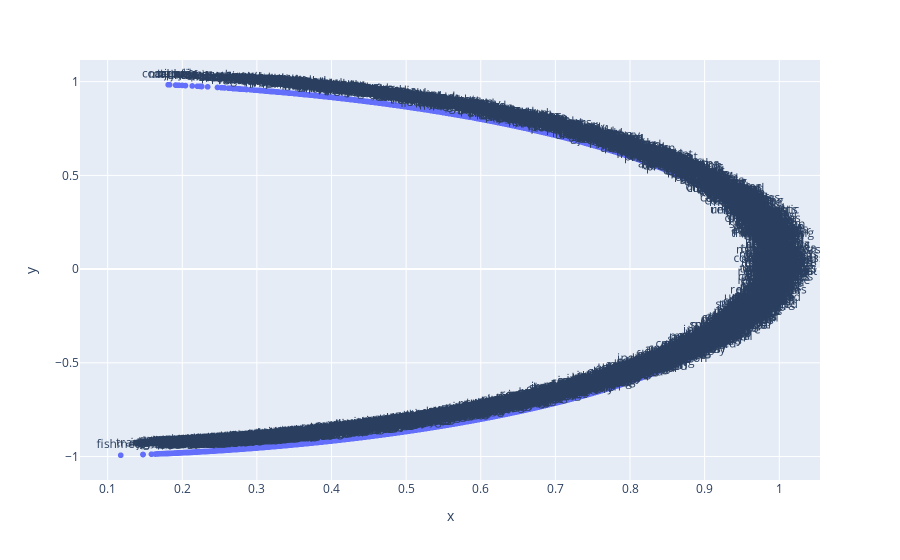

This figure's notebook cell:
### Markdown cell above
### Question 1.5: Co-Occurrence Plot Analysis [written] (3 points)

Now we will put together all the parts you have written! We will compute the co-occurrence matrix with fixed window of 4 (the default window size), over the Reuters "grain" corpus. Then we will use TruncatedSVD to compute 2-dimensional embeddings of each word. TruncatedSVD returns U\*S, so we need to normalize the returned vectors, so that all the vectors will appear around the unit circle (therefore closeness is directional closeness). **Note**: The line of code below that does the normalizing uses the NumPy concept of *broadcasting*. If you don't know about broadcasting, check out
[Computation on Arrays: Broadcasting by Jake VanderPlas](https://jakevdp.github.io/PythonDataScienceHandbook/02.05-computation-on-arrays-broadcasting.html).

对得到的特征向量要进行归一化

Run the below cell to produce the plot. It'll probably take a few seconds to run. What clusters together in 2-dimensional embedding space? What doesn't cluster together that you might think should have?

### Code cell
# -----------------------------
# Run This Cell to Produce Your Plot
# ------------------------------
reuters_corpus = read_corpus()
M_co_occurrence, word2ind_co_occurrence = compute_co_occurrence_matrix(reuters_corpus)
M_reduced_co_occurrence = reduce_to_k_dim(M_co_occurrence, k=2)
allwords = [key for key, value in word2ind_co_occurrence.items()]
# allwords = []
# import re
# for key in word2ind_co_occurrence.items():
#     if not( bool(re.search( r'\d+', key, re.M|re.I)) ):
#         print(key)
#         allwords.append(key)

# Rescale (normalize) the rows to make them each of unit-length
M_lengths = np.linalg.norm(M_reduced_co_occurrence, axis=1)
M_normalized = M_reduced_co_occurrence / M_lengths[:, np.newaxis] # broadcasting

words = ['tonnes', 'grain', 'wheat',  'agriculture', 'corn', 'maize', 'export', 'department', 'barley', 'grains', 'soybeans', 'sorghum']

# plot_embeddings(M_normalized, word2ind_co_occurrence, words)
plot_embeddings_interactive(M_normalized, word2ind_co_occurrence, allwords)

### Figure 1 — Plotly figure (JSON) as saved in the notebook; plotly's stock layout.template omitted (floating-point values rounded to 4 significant figures; data arrays with more than 128 entries replaced by an {"elided": "..."} marker saying what was removed)
{"data": [{"hovertemplate": "x=%{x}<br>y=%{y}<br>text=%{text}<extra></extra>", "legendgroup": "", "marker": {"color": "#636efa", "symbol": "circle"}, "mode": "markers+text", "name": "", "showlegend": false, "text": {"elided": "7146 str values"}, "textposition": "top center", "type": "scattergl", "x": {"elided": "7146 float values"}, "xaxis": "x", "y": {"elided": "7146 float values"}, "yaxis": "y"}], "layout": {"legend": {"tracegroupgap": 0}, "margin": {"t": 60}, "xaxis": {"anchor": "y", "domain": [0, 1], "title": {"text": "x"}}, "yaxis": {"anchor": "x", "domain": [0, 1], "title": {"text": "y"}}}}
